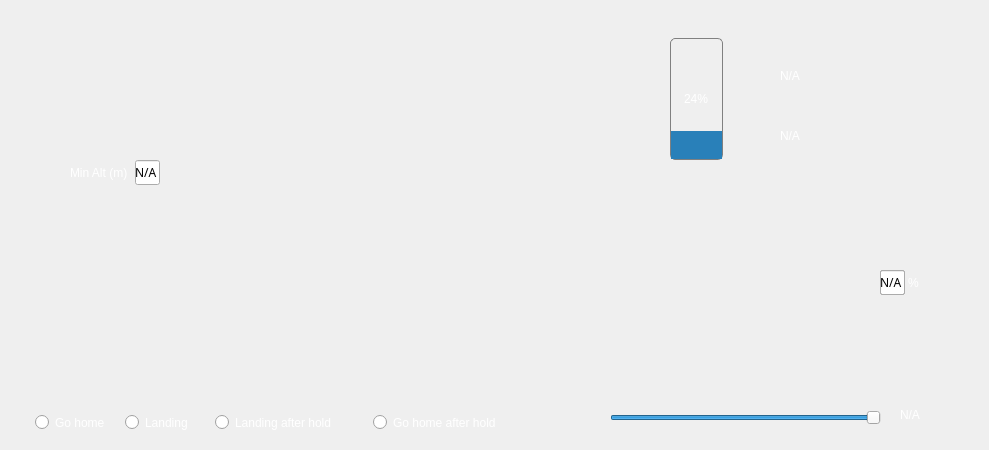
   <widget class="QWidget" name="tabAuto">
    <attribute name="title">
     <string>AUTO</string>
    </attribute>
    <widget class="QLabel" name="lbAutoBg">
     <property name="geometry">
      <rect>
       <x>30</x>
       <y>20</y>
       <width>941</width>
       <height>421</height>
      </rect>
     </property>
     <property name="styleSheet">
      <string notr="true"> QLabel {

     background-image: url(images/auto/autoBg.png);
 }</string>
     </property>
     <property name="text">
      <string/>
     </property>
    </widget>
    <widget class="QLabel" name="lbFailsafeDes">
     <property name="geometry">
      <rect>
       <x>30</x>
       <y>50</y>
       <width>649</width>
       <height>313</height>
      </rect>
     </property>
     <property name="styleSheet">
      <string notr="true"> QLabel {

 }</string>
     </property>
     <property name="text">
      <string/>
     </property>
    </widget>
    <widget class="QRadioButton" name="rbGohome">
     <property name="geometry">
      <rect>
       <x>35</x>
       <y>410</y>
       <width>91</width>
       <height>25</height>
      </rect>
     </property>
     <property name="styleSheet">
      <string notr="true">
 QRadioButton::indicator {

 }
QRadioButton{
color: white; 
}</string>
     </property>
     <property name="text">
      <string>Go home</string>
     </property>
    </widget>
    <widget class="QRadioButton" name="rbLanding">
     <property name="geometry">
      <rect>
       <x>125</x>
       <y>410</y>
       <width>85</width>
       <height>25</height>
      </rect>
     </property>
     <property name="styleSheet">
      <string notr="true">
 QRadioButton::indicator {

 }
QRadioButton{
color: white; 
}</string>
     </property>
     <property name="text">
      <string>Landing</string>
     </property>
    </widget>
    <widget class="QRadioButton" name="rbLandAfterHold">
     <property name="geometry">
      <rect>
       <x>215</x>
       <y>410</y>
       <width>171</width>
       <height>25</height>
      </rect>
     </property>
     <property name="styleSheet">
      <string notr="true">
 QRadioButton::indicator {

 }
QRadioButton{
color: white; 
}</string>
     </property>
     <property name="text">
      <string>Landing after hold</string>
     </property>
    </widget>
    <widget class="QRadioButton" name="rbGohomeAfterHold">
     <property name="geometry">
      <rect>
       <x>373</x>
       <y>410</y>
       <width>170</width>
       <height>25</height>
      </rect>
     </property>
     <property name="styleSheet">
      <string notr="true">
 QRadioButton::indicator {

 }
QRadioButton{
color: white; 
}</string>
     </property>
     <property name="text">
      <string>Go home after hold</string>
     </property>
    </widget>
    <widget class="QSlider" name="sldGohmeSpeed">
     <property name="geometry">
      <rect>
       <x>610</x>
       <y>410</y>
       <width>271</width>
       <height>16</height>
      </rect>
     </property>
     <property name="minimum">
      <number>10</number>
     </property>
     <property name="maximum">
      <number>60</number>
     </property>
     <property name="pageStep">
      <number>1</number>
     </property>
     <property name="sliderPosition">
      <number>60</number>
     </property>
     <property name="orientation">
      <enum>Qt::Horizontal</enum>
     </property>
    </widget>
    <widget class="QLabel" name="lbGohomeSpeed">
     <property name="geometry">
      <rect>
       <x>900</x>
       <y>402</y>
       <width>80</width>
       <height>25</height>
      </rect>
     </property>
     <property name="styleSheet">
      <string notr="true">QLabel{color: white; }</string>
     </property>
     <property name="text">
      <string>N/A</string>
     </property>
    </widget>
    <widget class="QProgressBar" name="progressPercenPin">
     <property name="geometry">
      <rect>
       <x>670</x>
       <y>38</y>
       <width>53</width>
       <height>122</height>
      </rect>
     </property>
     <property name="layoutDirection">
      <enum>Qt::LeftToRight</enum>
     </property>
     <property name="styleSheet">
      <string notr="true"> QProgressBar {
     border: 1px solid grey;
     border-radius: 5px;
	text-align: center;
	color:white;
	background-color:transparent;
 }

 QProgressBar::chunk {
     background-color:#2980b9;

 }</string>
     </property>
     <property name="value">
      <number>24</number>
     </property>
     <property name="alignment">
      <set>Qt::AlignCenter</set>
     </property>
     <property name="orientation">
      <enum>Qt::Vertical</enum>
     </property>
     <property name="invertedAppearance">
      <bool>false</bool>
     </property>
    </widget>
    <widget class="QLabel" name="lbVbat">
     <property name="geometry">
      <rect>
       <x>780</x>
       <y>60</y>
       <width>65</width>
       <height>31</height>
      </rect>
     </property>
     <property name="styleSheet">
      <string notr="true">QLabel{color: white; }</string>
     </property>
     <property name="text">
      <string>N/A</string>
     </property>
    </widget>
    <widget class="QLabel" name="lbNumofCell">
     <property name="geometry">
      <rect>
       <x>780</x>
       <y>120</y>
       <width>71</width>
       <height>31</height>
      </rect>
     </property>
     <property name="styleSheet">
      <string notr="true">QLabel{color: white; }</string>
     </property>
     <property name="text">
      <string>N/A</string>
     </property>
    </widget>
    <widget class="QPushButton" name="btnVoltAlarm1">
     <property name="geometry">
      <rect>
       <x>676</x>
       <y>181</y>
       <width>50</width>
       <height>50</height>
      </rect>
     </property>
     <property name="font">
      <font>
       <family>UTM Banque</family>
      </font>
     </property>
     <property name="styleSheet">
      <string notr="true">QPushButton {
	border:none;
	border-image:url(images/auto/btnlv1.png);	
}
QPushButton::hover {
	/*border:1px solid transparent;*/
	margin-left:1px;
	margin-top:1px;
}</string>
     </property>
     <property name="text">
      <string/>
     </property>
    </widget>
    <widget class="QPushButton" name="btnVoltAlarm2">
     <property name="geometry">
      <rect>
       <x>795</x>
       <y>181</y>
       <width>50</width>
       <height>50</height>
      </rect>
     </property>
     <property name="font">
      <font>
       <family>UTM Banque</family>
      </font>
     </property>
     <property name="styleSheet">
      <string notr="true">QPushButton {
	border:none;
	border-image:url(images/auto/btnlv2.png);	
}
QPushButton::hover {
	/*border:1px solid transparent;*/
	margin-left:1px;
	margin-top:1px;
}</string>
     </property>
     <property name="text">
      <string/>
     </property>
    </widget>
    <widget class="QPushButton" name="btnVoltAlarm3">
     <property name="geometry">
      <rect>
       <x>915</x>
       <y>180</y>
       <width>50</width>
       <height>50</height>
      </rect>
     </property>
     <property name="font">
      <font>
       <family>UTM Banque</family>
      </font>
     </property>
     <property name="styleSheet">
      <string notr="true">QPushButton {
	border:none;
	border-image:url(images/auto/btnlv3.png);	
}
QPushButton::hover {
	/*border:1px solid transparent;*/
	margin-left:1px;
	margin-top:1px;
}</string>
     </property>
     <property name="text">
      <string/>
     </property>
    </widget>
    <widget class="QLabel" name="lbprotectbg">
     <property name="geometry">
      <rect>
       <x>670</x>
       <y>232</y>
       <width>300</width>
       <height>100</height>
      </rect>
     </property>
     <property name="styleSheet">
      <string notr="true"> QLabel {

 }</string>
     </property>
     <property name="text">
      <string/>
     </property>
    </widget>
    <widget class="QLineEdit" name="lePerAlarm">
     <property name="geometry">
      <rect>
       <x>880</x>
       <y>270</y>
       <width>25</width>
       <height>25</height>
      </rect>
     </property>
     <property name="styleSheet">
      <string notr="true">QLineEdit{
font-family:UTM-Avo;
}</string>
     </property>
     <property name="text">
      <string>N/A</string>
     </property>
     <property name="alignment">
      <set>Qt::AlignCenter</set>
     </property>
    </widget>
    <widget class="QLineEdit" name="lePerAlarm_2">
     <property name="geometry">
      <rect>
       <x>880</x>
       <y>270</y>
       <width>25</width>
       <height>25</height>
      </rect>
     </property>
     <property name="styleSheet">
      <string notr="true">QLineEdit{
font-family:UTM-Avo;
}</string>
     </property>
     <property name="text">
      <string>N/A</string>
     </property>
     <property name="alignment">
      <set>Qt::AlignCenter</set>
     </property>
    </widget>
    <widget class="QLineEdit" name="lePerAlarm_3">
     <property name="geometry">
      <rect>
       <x>880</x>
       <y>270</y>
       <width>25</width>
       <height>25</height>
      </rect>
     </property>
     <property name="styleSheet">
      <string notr="true">QLineEdit{
font-family:UTM-Avo;
}</string>
     </property>
     <property name="text">
      <string>N/A</string>
     </property>
     <property name="alignment">
      <set>Qt::AlignCenter</set>
     </property>
    </widget>
    <widget class="QLabel" name="lbA_per">
     <property name="geometry">
      <rect>
       <x>908</x>
       <y>270</y>
       <width>20</width>
       <height>25</height>
      </rect>
     </property>
     <property name="styleSheet">
      <string notr="true">QLabel{
font-family:segoe ui;
color: white; }</string>
     </property>
     <property name="text">
      <string>%</string>
     </property>
    </widget>
    <widget class="QLineEdit" name="leMinAlt">
     <property name="geometry">
      <rect>
       <x>135</x>
       <y>160</y>
       <width>25</width>
       <height>25</height>
      </rect>
     </property>
     <property name="styleSheet">
      <string notr="true">QLineEdit{
font-family:UTM-Avo;
}</string>
     </property>
     <property name="text">
      <string>N/A</string>
     </property>
     <property name="alignment">
      <set>Qt::AlignCenter</set>
     </property>
    </widget>
    <widget class="QLabel" name="lbMinAlt">
     <property name="geometry">
      <rect>
       <x>70</x>
       <y>160</y>
       <width>58</width>
       <height>25</height>
      </rect>
     </property>
     <property name="styleSheet">
      <string notr="true">QLabel{color: white; }</string>
     </property>
     <property name="text">
      <string>Min Alt (m)</string>
     </property>
    </widget>
   </widget>
